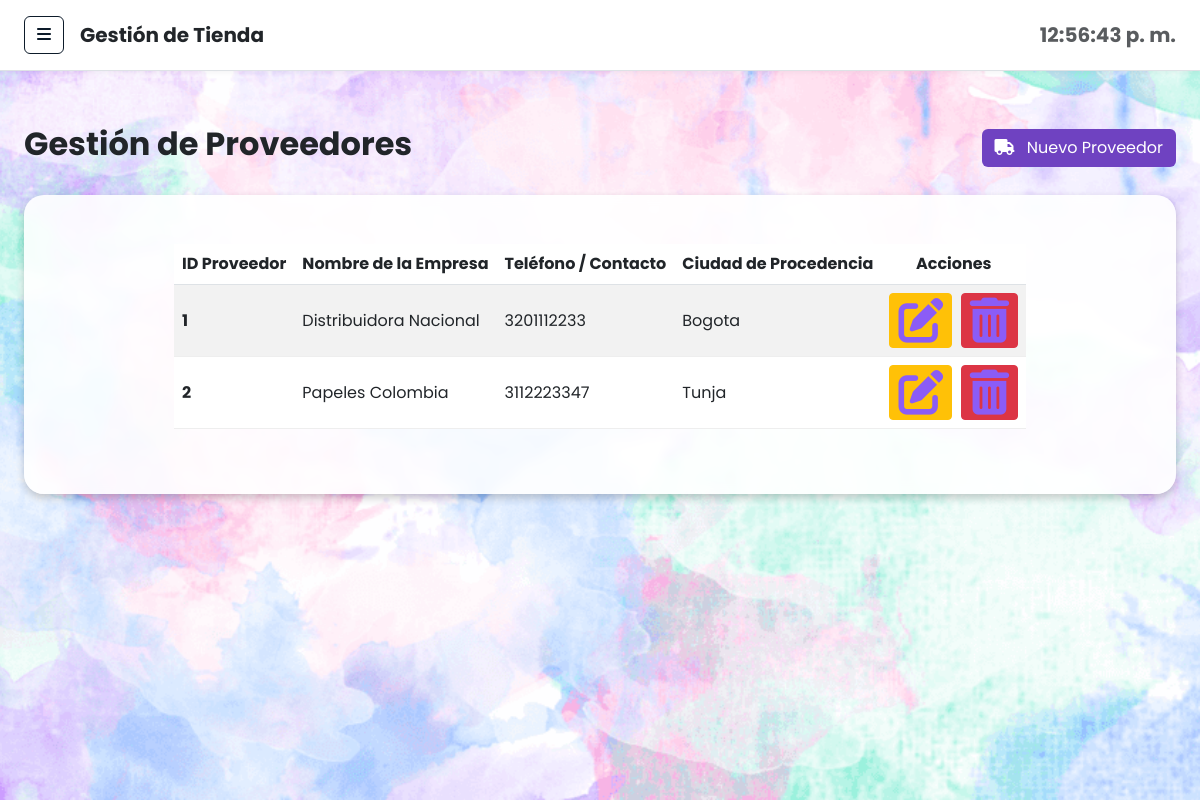
Screenshot of /proveedor/selecionar.php with the database file from the repository.
### tables this page shows
CREATE TABLE `proveedor` (
  `id_proveedor` int NOT NULL,
  `nombre` varchar(100) NOT NULL,
  `telefono` varchar(20) DEFAULT NULL,
  `ciudad_procedencia` varchar(50) NOT NULL
);

### proveedor/selecionar.php (the view, shortened to what this page needs)
<?php
require_once '../config/conexion.php';
$query = "SELECT * FROM Proveedor";
$resultado = $conexion->query($query);
include '../includes/header.php';
include '../includes/sidebar.php';
?>
<div class="d-flex justify-content-between align-items-center mb-4">
    <h2 class="text-dark fw-bold">Gestión de Proveedores</h2>
    <a href="insertar.php" class="btn text-white" style="background-color: #6f42c1;">
        <i class="fas fa-truck me-2"></i> Nuevo Proveedor
    </a>
</div>
<div class="card shadow-sm border-0">
    <div class="card-body p-4">
        <div class="table-responsive">
            <table class="table table-hover table-striped align-middle">
                <thead style="background-color: #0d1b2a; color: white;">
                    <tr>
                        <th scope="col">ID Proveedor</th>
                        <th scope="col">Nombre de la Empresa</th>
                        <th scope="col">Teléfono / Contacto</th>
                        <th scope="col">Ciudad de Procedencia</th>
                        <th scope="col" class="text-center">Acciones</th>
                    </tr>
                </thead>
                <tbody>
                    <?php if ($resultado && $resultado->num_rows > 0): ?>
                        <?php while ($fila = $resultado->fetch_assoc()): ?>
                            <tr>
                                <td><strong><?= $fila['id_proveedor'] ?></strong></td>
                                <td><?= $fila['nombre'] ?></td>
                                <td><?= $fila['telefono'] ?></td>
                                <td><?= $fila['ciudad_procedencia'] ?></td>
                                <td class="text-center">
                                    <a href="insertar.php?id=<?= $fila['id_proveedor'] ?>" class="btn btn-sm btn-warning text-dark me-1" title="Editar">
                                        <i class="fas fa-edit"></i>
                                    </a>
                                    <a href="eliminar.php?id=<?= $fila['id_proveedor'] ?>" class="btn btn-sm btn-danger" title="Eliminar" onclick="return confirm('¿Estás seguro de que deseas eliminar este proveedor?');">
                                        <i class="fas fa-trash-alt"></i>
                                    </a>
                                </td>
                            </tr>
                        <?php endwhile; ?>
                    <?php endif; ?>
                </tbody>
            </table>
        </div>
    </div>
</div>
<?php
include '../includes/footer.php';
?>

### css/estilos.css (style rules this page uses)
* { margin: 0; padding: 0; box-sizing: border-box; font-family: 'Poppins', sans-serif; }
body { display: flex; background: #f4f7fe; }
.card { background: white; padding: 25px; border-radius: 20px; display: flex; justify-content: space-between; align-items: center; box-shadow: 0 4px 20px rgba(0,0,0,0.05); transition: 0.3s; }
.card i { font-size: 45px; color: #3b82f6; }
table { width: 100%; border-collapse: collapse; }
table th { text-align: left; padding: 15px; background: #f3f4f6; }
table td { padding: 15px; border-bottom: 1px solid #eee; }
.card i { color: #8b5cf6; }
body { background-color: #f4f6f9; overflow-x: hidden; margin: 0; }

### includes/header.php (style rules this page uses)
body, #page-content-wrapper { background-image: url('/Proyecto/img/fondo.png') !important; background-size: cover !important; background-position: center !important; background-repeat: no-repeat !important; background-attachment: fixed !important; }
.card { background-color: rgba(255, 255, 255, 0.90) !important; box-shadow: 0 4px 8px rgba(0, 0, 0, 0.2) !important; backdrop-filter: blur(4px); }

### rows the page displays
proveedor: id_proveedor "1", nombre "Distribuidora Nacional", telefono "3201112233", ciudad_procedencia "Bogota"
proveedor: id_proveedor "2", nombre "Papeles Colombia", telefono "3112223347", ciudad_procedencia "Tunja"
